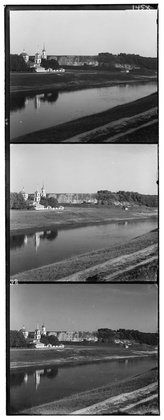
%> input picture Image_Aligment/data/00125v.jpg, 164 x 420 px, shrunk from 400 x 1024 before the run; its folder holds only this picture in this run
$ octave my_ncc_alignment.m   (GNU Octave 9; MATLAB toolbox functions it lacks are replaced by stand-ins)
%> lines starting %> are read from the running program, lines starting %| are printed output that depends on the picture
%> further down, image is the input picture: size 420x164 uint8; min 0, max 255, mean 124
### Image_Aligment/extract_RGB.m
% Chun-Kun Wang (amos@cs.unc.edu)

function [R, G, B] = extract_RGB(input)
    %% set Hight and Width and Hight is 1/3 of original image
    [H, W] = size(input);
%> H = 420; W = 164
    H = floor(H/3);
%> H = 140

    %% filter order from top to bottom is BGR
    temp_B = input(1:H,:);
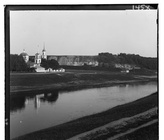
%> temp_B: size 140x164 double; min 0, max 1, mean 0.493
    temp_G = input(H+1:H*2,:);
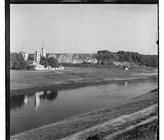
%> temp_G: size 140x164 double; min 0, max 1, mean 0.546
    temp_R = input(H*2+1:H*3,:);
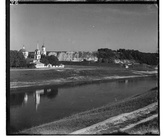
%> temp_R: size 140x164 double; min 0, max 1, mean 0.42
    %figure,imagesc(temp_B),title('temp_B');
    %figure,imagesc(temp_R),title('temp_R');
    %figure,imagesc(temp_G),title('temp_G');

    %% eliminate frame
    frame_H = floor(0.08 * H);
%> frame_H = 11
    frame_W = floor(0.08 * W);
%> frame_W = 13
    R = temp_R(1 + frame_H : H - frame_H, 1 + frame_W : W - frame_W);
    G = temp_G(1 + frame_H : H - frame_H, 1 + frame_W : W - frame_W);
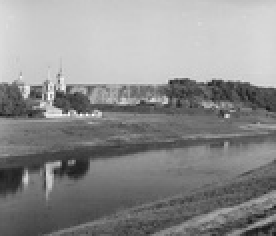
%> G: size 118x138 double (shown 2 times larger); min 0.0824, max 1, mean 0.554
    B = temp_B(1 + frame_H : H - frame_H, 1 + frame_W : W - frame_W);
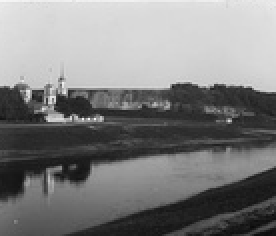
%> B: size 118x138 double (shown 2 times larger); min 0.0353, max 0.965, mean 0.5
    %figure,imagesc(R),title('R');
    %figure,imagesc(G),title('G');
    %figure,imagesc(B),title('B');

end

### Image_Aligment/NCC.m
% Chun-Kun Wang (amos@cs.unc.edu)

function [search] = NCC(template_1, template_2)
    %% decide search range
    radius = floor(0.05 * min(size(template_2,1), size(template_2,2)));
%> radius = 5
    ncc = zeros(2*radius + 1);

   %% computing NCC
    for row = -radius : radius
        for col = -radius : radius
            roll = circshift(template_1, [row, col]);
            ncc(row + radius + 1,col + radius + 1) = ...
                dot(template_2(:),roll(:))/norm(template_2(:))/norm(roll(:));
        end
    end

    %% find max ncc value and pop up final offset
    [~, max_ind] = max(ncc(:));
%> max_ind = 63
    [new_r, new_c] = ind2sub(size(ncc), max_ind);
%> new_r = 8; new_c = 6
    search = [new_r - radius - 1, new_c - radius - 1];
%> search = [2 0]
end

### Image_Aligment/my_ncc_alignment.m
% my_ncc_alignment_main_function
% Chun-Kun Wang (amos@cs.unc.edu)
clc; clear; close all;

%% set up parameters
in_path = './data';
out_path = './output';
infile = dir(fullfile(in_path, '*.jpg'));
log = fullfile(out_path, 'log_ncc.txt');
outfile = fopen(log,'w');

for i = 1:length(infile)
    fprintf('Input image %s: ', infile(i).name);
    image = imread(fullfile(in_path, infile(i).name));
    image = im2double(image);
    %figure; imshow(image);

    %% image alignment
    [R, G, B] = extract_RGB(image);
    search_R = NCC(R, G);
%> search_R = [2 0]
    search_B = NCC(B, G);
%> search_B = [-2 -1]
    new_R = circshift(R, search_R);
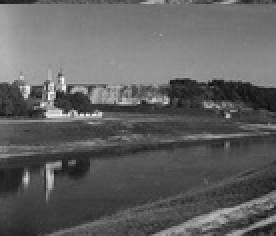
%> new_R: size 118x138 double (shown 2 times larger); min 0.0471, max 0.984, mean 0.38; mean of the top-left, top-right, bottom-left and bottom-right quarters 0.502, 0.419, 0.287, 0.31
    new_B = circshift(B, search_B);
    output = cat(3, new_R, G, new_B);
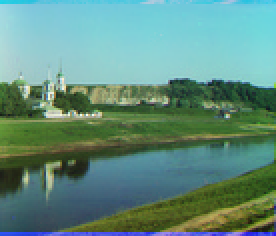
%> output: size 118x138x3 double (shown 2 times larger); mean R, G, B 0.38, 0.554, 0.5
    %figure, imagesc(output), title(infile(i).name);

    %% record log and generate image
    [path, name, ext] = fileparts(infile(i).name);
    name = fullfile(out_path, ['ncc_', name, '.jpg']);
    imwrite(output, name);
    fprintf(outfile, '[%s], Red offset: (%d, %d); Green offset: (%d, %d)\n', ...
        infile(i).name, search_R(1), search_R(2), search_B(1), search_B(2));
    fprintf('Done in %s\n', name);
end
fclose(outfile);

$ run again, on Image_Aligment/data/00398v.jpg
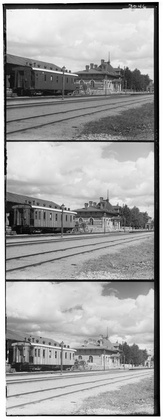
%> input picture Image_Aligment/data/00398v.jpg, 163 x 420 px, shrunk from 397 x 1024 before the run
%> image is the input picture: size 420x163 uint8; min 0, max 255, mean 163.6
%> image: size 420x163 double
%> in extract_RGB, `B = temp_B(1 + frame_H : H - frame_H, 1 + frame_W : W - frame_W);`:
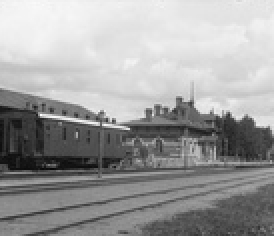
%> B: size 118x137 double (shown 2 times larger); min 0.0275, max 1, mean 0.62
%> max_ind = 64
%> new_r = 9; new_c = 6
%> search = [3 0]
%> search_B = [-2 -1]
%> `output = cat(3, new_R, G, new_B);`:
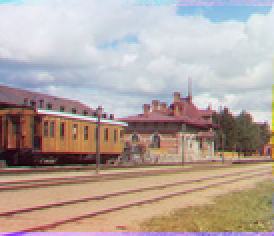
%> output: size 118x137x3 double (shown 2 times larger); mean R, G, B 0.705, 0.647, 0.62

$ run again, on Image_Aligment/data/01112v.jpg
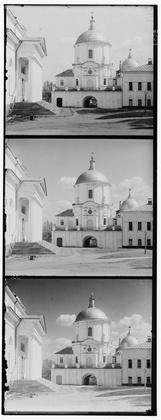
%> input picture Image_Aligment/data/01112v.jpg, 161 x 420 px, shrunk from 393 x 1024 before the run
%> image is the input picture: size 420x161 uint8; min 0, max 255, mean 157.6
%> image: size 420x161 double
%> in extract_RGB, `B = temp_B(1 + frame_H : H - frame_H, 1 + frame_W : W - frame_W);`:
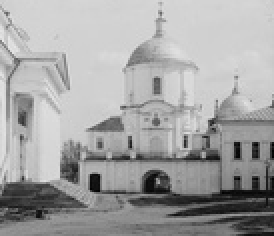
%> B: size 118x137 double (shown 2 times larger); min 0, max 0.906, mean 0.639
%> max_ind = 63
%> new_r = 8; new_c = 6
%> search = [2 0]
%> search_B = [0 0]
%> `output = cat(3, new_R, G, new_B);`:
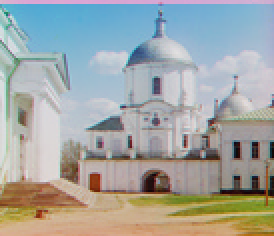
%> output: size 118x137x3 double (shown 2 times larger); mean R, G, B 0.634, 0.65, 0.639
